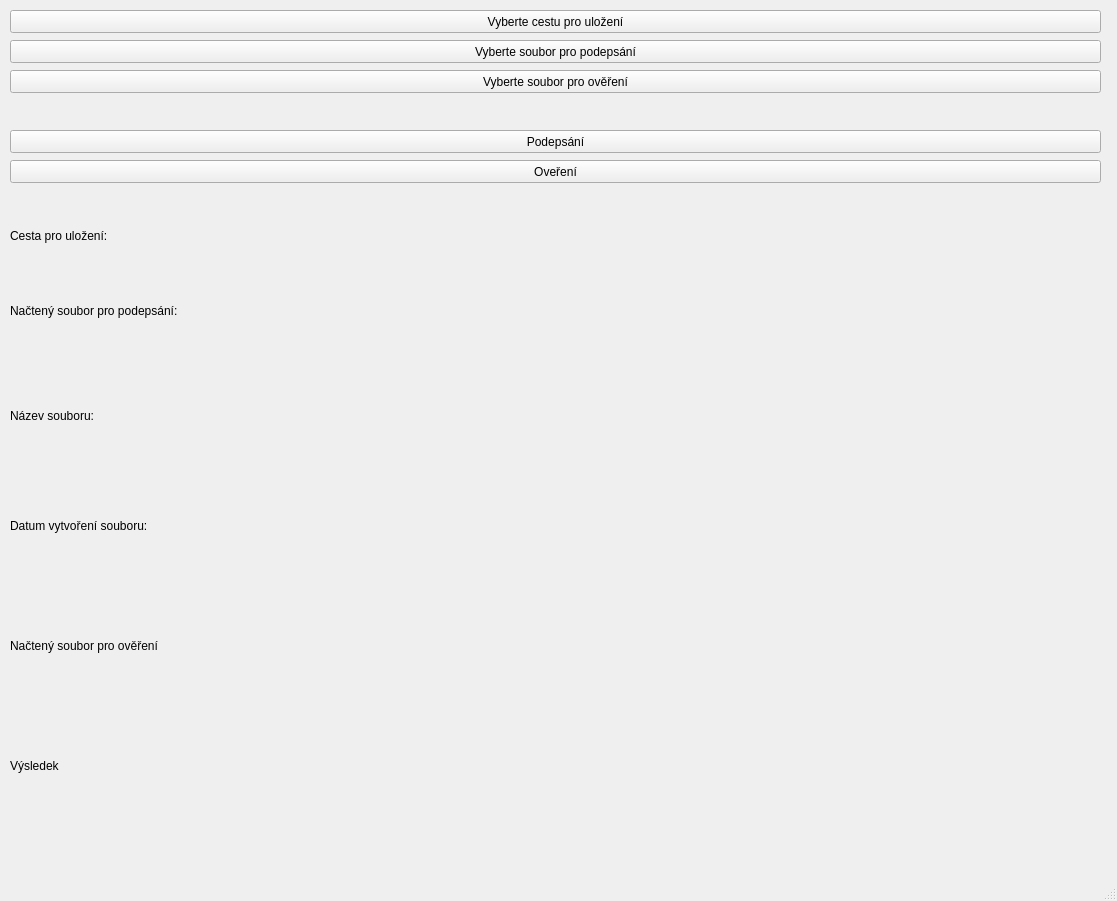
<?xml version="1.0" encoding="UTF-8"?>
<ui version="4.0">
 <class>MainWindow</class>
 <widget class="QMainWindow" name="MainWindow">
  <property name="geometry">
   <rect>
    <x>0</x>
    <y>0</y>
    <width>1117</width>
    <height>901</height>
   </rect>
  </property>
  <property name="windowTitle">
   <string>MainWindow</string>
  </property>
  <widget class="QWidget" name="centralwidget">
   <widget class="QPushButton" name="cestaSoubor">
    <property name="geometry">
     <rect>
      <x>10</x>
      <y>10</y>
      <width>1091</width>
      <height>23</height>
     </rect>
    </property>
    <property name="text">
     <string>Vyberte cestu pro uložení</string>
    </property>
   </widget>
   <widget class="QPushButton" name="vybraniSouboruPodpis">
    <property name="geometry">
     <rect>
      <x>10</x>
      <y>40</y>
      <width>1091</width>
      <height>23</height>
     </rect>
    </property>
    <property name="text">
     <string>Vyberte soubor pro podepsání</string>
    </property>
   </widget>
   <widget class="QPushButton" name="vybraniSouboruOvereni">
    <property name="geometry">
     <rect>
      <x>10</x>
      <y>70</y>
      <width>1091</width>
      <height>23</height>
     </rect>
    </property>
    <property name="text">
     <string>Vyberte soubor pro ověření</string>
    </property>
   </widget>
   <widget class="QPushButton" name="pushZasifrovat">
    <property name="geometry">
     <rect>
      <x>10</x>
      <y>130</y>
      <width>1091</width>
      <height>23</height>
     </rect>
    </property>
    <property name="text">
     <string>Podepsání</string>
    </property>
   </widget>
   <widget class="QPushButton" name="pushDesifrovat">
    <property name="geometry">
     <rect>
      <x>10</x>
      <y>160</y>
      <width>1091</width>
      <height>23</height>
     </rect>
    </property>
    <property name="text">
     <string>Oveření</string>
    </property>
   </widget>
   <widget class="QLabel" name="ulozeniCesta">
    <property name="geometry">
     <rect>
      <x>10</x>
      <y>210</y>
      <width>1081</width>
      <height>51</height>
     </rect>
    </property>
    <property name="text">
     <string>Cesta pro uložení:</string>
    </property>
   </widget>
   <widget class="QLabel" name="nactenySoubor">
    <property name="geometry">
     <rect>
      <x>10</x>
      <y>280</y>
      <width>1081</width>
      <height>61</height>
     </rect>
    </property>
    <property name="text">
     <string>Načtený soubor pro podepsání:</string>
    </property>
   </widget>
   <widget class="QLabel" name="nazevSouboru">
    <property name="geometry">
     <rect>
      <x>10</x>
      <y>380</y>
      <width>1091</width>
      <height>71</height>
     </rect>
    </property>
    <property name="text">
     <string>Název souboru:</string>
    </property>
   </widget>
   <widget class="QLabel" name="datumSouboru">
    <property name="geometry">
     <rect>
      <x>10</x>
      <y>480</y>
      <width>1081</width>
      <height>91</height>
     </rect>
    </property>
    <property name="text">
     <string>Datum vytvoření souboru:</string>
    </property>
   </widget>
   <widget class="QLabel" name="overeniSouboru">
    <property name="geometry">
     <rect>
      <x>10</x>
      <y>610</y>
      <width>1081</width>
      <height>71</height>
     </rect>
    </property>
    <property name="text">
     <string>Načtený soubor pro ověření</string>
    </property>
   </widget>
   <widget class="QLabel" name="vysledekOvereni">
    <property name="geometry">
     <rect>
      <x>10</x>
      <y>720</y>
      <width>1081</width>
      <height>91</height>
     </rect>
    </property>
    <property name="text">
     <string>Výsledek</string>
    </property>
   </widget>
  </widget>
  <widget class="QMenuBar" name="menubar">
   <property name="geometry">
    <rect>
     <x>0</x>
     <y>0</y>
     <width>1117</width>
     <height>21</height>
    </rect>
   </property>
  </widget>
  <widget class="QStatusBar" name="statusbar"/>
 </widget>
 <resources/>
 <connections/>
</ui>
